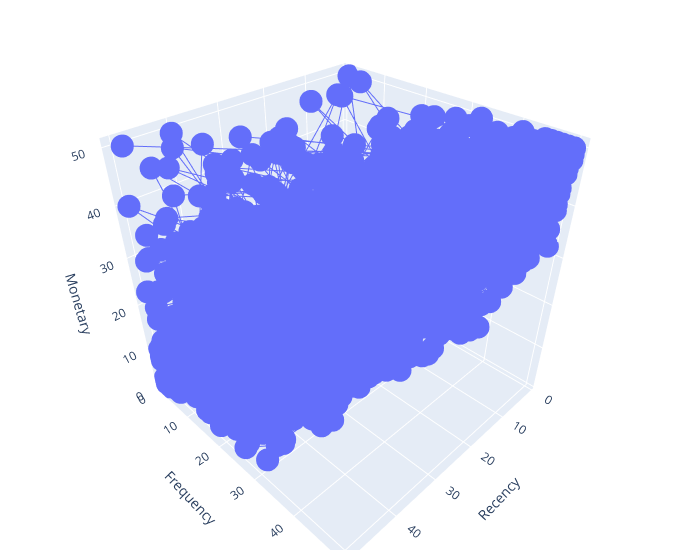

Notebook cell for this chart:
### Markdown cell above
#### Visualize RFM Distribution

### Code cell
PLOT = go.Figure()    
PLOT.add_trace(go.Scatter3d(x = RFM['RecencyDiscretized'],
                            y = RFM['FrequencyDiscretized'],
                            z = RFM['MonetaryDiscretized']))
PLOT.update_layout(scene = dict(
                    xaxis_title='Recency',
                    yaxis_title='Frequency',
                    zaxis_title='Monetary'),
                    width=700,
                    margin=dict(r=20, b=10, l=10, t=10), 
                   )
PLOT.show()
# PLOT.write_html('RFM-Distribution.html')
Image.open(r'.\plotly-objects\PNG\RFM-Distribution.png')

### Figure 1 — Plotly figure (JSON) as saved in the notebook; plotly's stock layout.template omitted (floating-point values rounded to 4 significant figures; data arrays with more than 128 entries replaced by an {"elided": "..."} marker saying what was removed)
{"data": [{"type": "scatter3d", "x": {"elided": "4338 int values"}, "y": {"elided": "4338 int values"}, "z": {"elided": "4338 int values"}}], "layout": {"margin": {"b": 10, "l": 10, "r": 20, "t": 10}, "scene": {"xaxis": {"title": {"text": "Recency"}}, "yaxis": {"title": {"text": "Frequency"}}, "zaxis": {"title": {"text": "Monetary"}}}, "width": 700}}
